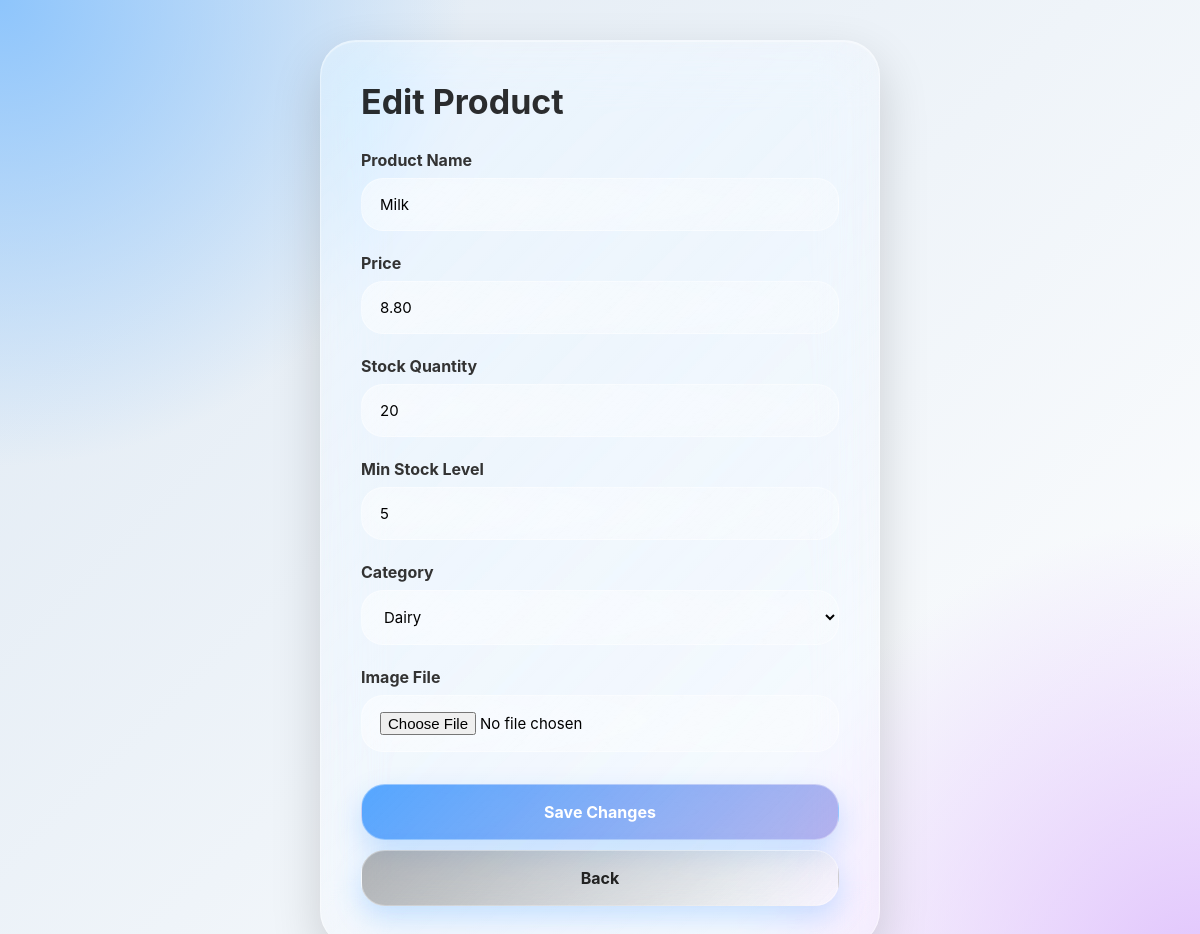
The app's page /admin/edit_product.php?id=5 (signed in) with its own data.
### tables this page shows
CREATE TABLE `product` (
  `product_id` int(11) NOT NULL,
  `product_name` varchar(100) DEFAULT NULL,
  `price` decimal(10,2) DEFAULT NULL,
  `stock_quantity` int(11) DEFAULT NULL,
  `min_stock_level` int(11) DEFAULT 5,
  `category_id` int(11) DEFAULT NULL,
  `image` varchar(255) DEFAULT NULL,
  `description` text DEFAULT NULL,
  `created_at` timestamp NOT NULL DEFAULT current_timestamp()
);

CREATE TABLE `category` (
  `category_id` int(11) NOT NULL,
  `category_name` varchar(100) NOT NULL
);

### admin/edit_product.php (the view, shortened to what this page needs)
<?php
require '../db.php';
$id = $_GET['id'];
$stmt = $conn->prepare("
    SELECT * FROM product
    WHERE product_id=?
");
$stmt->bind_param("i", $id);
$stmt->execute();
$product = $stmt->get_result()->fetch_assoc();
$categories = $conn->query("
    SELECT * FROM category
");
?>
<!DOCTYPE html>
<html>
<head>
</head>
<body>
<div class="card">
<h1>Edit Product</h1>
<form method="POST" enctype="multipart/form-data">
<label>Product Name</label>
<input
    type="text"
    name="product_name"
    value="<?php echo htmlspecialchars($product['product_name']); ?>"
    required
>
<label>Price</label>
<input
    type="number"
    step="0.01"
    name="price"
    value="<?php echo $product['price']; ?>"
    required
>
<label>Stock Quantity</label>
<input
    type="number"
    name="stock_quantity"
    value="<?php echo $product['stock_quantity']; ?>"
    required
>
<label>Min Stock Level</label>
<input
    type="number"
    name="min_stock_level"
    value="<?php echo $product['min_stock_level']; ?>"
    required
>
<label>Category</label>
<select name="category_id">
<?php while($cat = $categories->fetch_assoc()): ?>
<option
    value="<?php echo $cat['category_id']; ?>"
    <?php
    if($cat['category_id'] == $product['category_id']){
        echo "selected";
    }
    ?>
>
<?php echo htmlspecialchars($cat['category_name']); ?>
</option>
<?php endwhile; ?>
</select>
<label>Image File</label>
<input type="file" name="image">
<button type="submit">
    Save Changes
</button>
<a class="back" href="manage_products.php">
    Back
</a>
</form>
</div>
</body>
</html>

### admin/edit_product.php (style rules this page uses)
* { margin:0; padding:0; box-sizing:border-box; font-family:-apple-system,BlinkMacSystemFont,"Segoe UI",sans-serif; }
body { min-height:100vh; padding:40px; display:flex; justify-content:center; align-items:center; background: radial-gradient(circle at top left,#8ec5fc,transparent 30%), radial-gradient(circle at bottom right,#e0c3fc,transparent 30%), linear-gradient(135deg,#dfe9f3,#ffffff); }
.card { width:560px; padding:40px; border-radius:36px; background: linear-gradient( 135deg, rgba(255,255,255,0.32), rgba(255,255,255,0.12) ); backdrop-filter:blur(28px) saturate(180%); -webkit-backdrop-filter:blur(28px) saturate(180%); border:1px solid rgba(255,255,255,0.42); box-shadow: inset 0 1px 1px rgba(255,255,255,0.45), 0 20px 50px rgba(0,0,0,0.16); }
h1 { margin-bottom:28px; color:rgba(0,0,0,0.82); font-size:34px; }
label { display:block; margin-bottom:8px; font-weight:700; color:#333; }
input, select { width:100%; padding:16px 18px; margin-bottom:22px; border:none; outline:none; border-radius:22px; font-size:15px; background: linear-gradient( 135deg, rgba(255,255,255,0.42), rgba(255,255,255,0.16) ); backdrop-filter:blur(18px); border:1px solid rgba(255,255,255,0.4); transition:0.25s; }
button, .back { width:100%; display:flex; align-items:center; justify-content:center; position:relative; overflow:hidden; padding:17px; margin-top:10px; border:none; border-radius:24px; text-decoration:none; font-size:16px; font-weight:700; cursor:pointer; color:white; background: linear-gradient( 135deg, rgba(0,122,255,0.65), rgba(88,86,214,0.42) ); backdrop-filter:blur(24px); border:1px solid rgba(255,255,255,0.35); box-shadow: 0 12px 30px rgba(0,122,255,0.2); transition:0.25s; }
.back { background: linear-gradient( 135deg, rgba(120,120,120,0.55), rgba(255,255,255,0.2) ); color:#222; }
button::before, .back::before { content:""; position:absolute; inset:0; background: radial-gradient( circle at var(--x,50%) var(--y,50%), rgba(255,255,255,0.95), transparent 36% ); opacity:0; transition:0.2s; }

### records on screen
product: product_name "Milk", price "8.80", stock_quantity "20", min_stock_level "5", category_id "Dairy"
